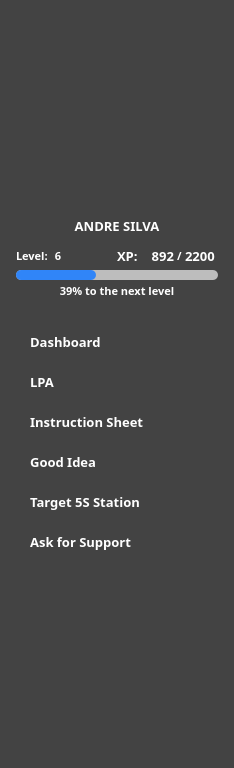
   <widget class="QWidget" name="sidebar" native="true">
    <property name="geometry">
     <rect>
      <x>0</x>
      <y>0</y>
      <width>234</width>
      <height>768</height>
     </rect>
    </property>
    <property name="styleSheet">
     <string notr="true">background-color:rgb(67,67,67);</string>
    </property>
    <widget class="QWidget" name="logo_container" native="true">
     <property name="geometry">
      <rect>
       <x>0</x>
       <y>0</y>
       <width>234</width>
       <height>60</height>
      </rect>
     </property>
     <property name="styleSheet">
      <string notr="true">border-image: url(:/Img/logoaio.png);</string>
     </property>
    </widget>
    <widget class="QFrame" name="usercard">
     <property name="geometry">
      <rect>
       <x>0</x>
       <y>60</y>
       <width>231</width>
       <height>250</height>
      </rect>
     </property>
     <property name="styleSheet">
      <string notr="true">border:none;</string>
     </property>
     <property name="frameShape">
      <enum>QFrame::StyledPanel</enum>
     </property>
     <property name="frameShadow">
      <enum>QFrame::Raised</enum>
     </property>
     <widget class="QWidget" name="avatar" native="true">
      <property name="geometry">
       <rect>
        <x>57</x>
        <y>25</y>
        <width>120</width>
        <height>120</height>
       </rect>
      </property>
      <property name="styleSheet">
       <string notr="true">border-image: url(:/Img/Avatar.png);
border-radius:60px;</string>
      </property>
     </widget>
     <widget class="QLabel" name="value_name">
      <property name="geometry">
       <rect>
        <x>0</x>
        <y>150</y>
        <width>234</width>
        <height>31</height>
       </rect>
      </property>
      <property name="font">
       <font>
        <family>PibotoLt</family>
        <pointsize>10</pointsize>
        <weight>75</weight>
        <bold>true</bold>
       </font>
      </property>
      <property name="styleSheet">
       <string notr="true">color: white;</string>
      </property>
      <property name="text">
       <string>ANDRE SILVA</string>
      </property>
      <property name="alignment">
       <set>Qt::AlignCenter</set>
      </property>
     </widget>
     <widget class="QWidget" name="bar_atual" native="true">
      <property name="geometry">
       <rect>
        <x>16</x>
        <y>210</y>
        <width>202</width>
        <height>10</height>
       </rect>
      </property>
      <property name="styleSheet">
       <string notr="true">background-color:rgba(220,220,220,0.8);border-radius:5px;</string>
      </property>
     </widget>
     <widget class="QWidget" name="bar_total" native="true">
      <property name="geometry">
       <rect>
        <x>16</x>
        <y>210</y>
        <width>80</width>
        <height>10</height>
       </rect>
      </property>
      <property name="styleSheet">
       <string notr="true">background-color:rgb(48,133,248);border-radius:5px;</string>
      </property>
     </widget>
     <widget class="QLabel" name="progress">
      <property name="geometry">
       <rect>
        <x>0</x>
        <y>215</y>
        <width>234</width>
        <height>31</height>
       </rect>
      </property>
      <property name="font">
       <font>
        <family>PibotoLt</family>
        <pointsize>8</pointsize>
        <weight>75</weight>
        <bold>true</bold>
       </font>
      </property>
      <property name="styleSheet">
       <string notr="true">background-color:transparent;color: white;</string>
      </property>
      <property name="text">
       <string>39% to the next level</string>
      </property>
      <property name="alignment">
       <set>Qt::AlignCenter</set>
      </property>
     </widget>
     <widget class="QLabel" name="lbl_nivel">
      <property name="geometry">
       <rect>
        <x>16</x>
        <y>180</y>
        <width>40</width>
        <height>31</height>
       </rect>
      </property>
      <property name="font">
       <font>
        <family>PibotoLt</family>
        <pointsize>8</pointsize>
        <weight>75</weight>
        <bold>true</bold>
       </font>
      </property>
      <property name="styleSheet">
       <string notr="true">background-color:transparent;color: white;</string>
      </property>
      <property name="text">
       <string>Level:</string>
      </property>
      <property name="alignment">
       <set>Qt::AlignLeading|Qt::AlignLeft|Qt::AlignVCenter</set>
      </property>
     </widget>
     <widget class="QLabel" name="lbl_xp">
      <property name="geometry">
       <rect>
        <x>117</x>
        <y>180</y>
        <width>21</width>
        <height>31</height>
       </rect>
      </property>
      <property name="font">
       <font>
        <family>Yu Gothic UI Semibold</family>
        <pointsize>10</pointsize>
        <weight>75</weight>
        <bold>true</bold>
       </font>
      </property>
      <property name="styleSheet">
       <string notr="true">background-color:transparent;color: white;</string>
      </property>
      <property name="text">
       <string>XP:</string>
      </property>
      <property name="alignment">
       <set>Qt::AlignLeading|Qt::AlignLeft|Qt::AlignVCenter</set>
      </property>
     </widget>
     <widget class="QLabel" name="value_level">
      <property name="geometry">
       <rect>
        <x>52</x>
        <y>180</y>
        <width>80</width>
        <height>31</height>
       </rect>
      </property>
      <property name="font">
       <font>
        <family>PibotoLt</family>
        <pointsize>8</pointsize>
        <weight>75</weight>
        <bold>true</bold>
       </font>
      </property>
      <property name="styleSheet">
       <string notr="true">background-color:transparent;color: white;</string>
      </property>
      <property name="text">
       <string> 6</string>
      </property>
      <property name="alignment">
       <set>Qt::AlignLeading|Qt::AlignLeft|Qt::AlignVCenter</set>
      </property>
     </widget>
     <widget class="QLabel" name="value_xp_atual">
      <property name="geometry">
       <rect>
        <x>133</x>
        <y>180</y>
        <width>41</width>
        <height>31</height>
       </rect>
      </property>
      <property name="font">
       <font>
        <family>Yu Gothic UI Semibold</family>
        <pointsize>10</pointsize>
        <weight>75</weight>
        <bold>true</bold>
       </font>
      </property>
      <property name="styleSheet">
       <string notr="true">background-color:transparent;color: white;</string>
      </property>
      <property name="text">
       <string>892</string>
      </property>
      <property name="alignment">
       <set>Qt::AlignRight|Qt::AlignTrailing|Qt::AlignVCenter</set>
      </property>
     </widget>
     <widget class="QLabel" name="lbl_barra">
      <property name="geometry">
       <rect>
        <x>139</x>
        <y>180</y>
        <width>81</width>
        <height>31</height>
       </rect>
      </property>
      <property name="font">
       <font>
        <family>PibotoLt</family>
        <pointsize>8</pointsize>
        <weight>75</weight>
        <bold>true</bold>
       </font>
      </property>
      <property name="styleSheet">
       <string notr="true">background-color:transparent;color: white;</string>
      </property>
      <property name="text">
       <string>/</string>
      </property>
      <property name="alignment">
       <set>Qt::AlignCenter</set>
      </property>
     </widget>
     <widget class="QLabel" name="value_xp_total">
      <property name="geometry">
       <rect>
        <x>185</x>
        <y>180</y>
        <width>41</width>
        <height>31</height>
       </rect>
      </property>
      <property name="font">
       <font>
        <family>Yu Gothic UI Semibold</family>
        <pointsize>10</pointsize>
        <weight>75</weight>
        <bold>true</bold>
       </font>
      </property>
      <property name="styleSheet">
       <string notr="true">background-color:transparent;color: white;</string>
      </property>
      <property name="text">
       <string>2200</string>
      </property>
      <property name="alignment">
       <set>Qt::AlignLeading|Qt::AlignLeft|Qt::AlignVCenter</set>
      </property>
     </widget>
    </widget>
    <widget class="QFrame" name="sidebar_apps">
     <property name="geometry">
      <rect>
       <x>0</x>
       <y>309</y>
       <width>234</width>
       <height>461</height>
      </rect>
     </property>
     <property name="styleSheet">
      <string notr="true">border:none;</string>
     </property>
     <property name="frameShape">
      <enum>QFrame::StyledPanel</enum>
     </property>
     <property name="frameShadow">
      <enum>QFrame::Raised</enum>
     </property>
     <widget class="QPushButton" name="pushButton">
      <property name="geometry">
       <rect>
        <x>0</x>
        <y>12</y>
        <width>234</width>
        <height>41</height>
       </rect>
      </property>
      <property name="font">
       <font>
        <family>Yu Gothic</family>
        <pointsize>10</pointsize>
        <weight>75</weight>
        <bold>true</bold>
       </font>
      </property>
      <property name="styleSheet">
       <string notr="true">QPushButton {
color:white;text-align:left;padding-left:20px;border:none;
}

QPushButton:hover {
color:white;text-align:left;padding-left:20px;border:none;background-color:rgba(48,133,248,1)
}


</string>
      </property>
      <property name="text">
       <string>   Dashboard</string>
      </property>
      <property name="icon">
       <iconset resource="resources/resources.qrc">
        <normaloff>:/Img/painel-de-controle.png</normaloff>:/Img/painel-de-controle.png</iconset>
      </property>
      <property name="iconSize">
       <size>
        <width>22</width>
        <height>22</height>
       </size>
      </property>
     </widget>
     <widget class="QPushButton" name="pushButton_2">
      <property name="geometry">
       <rect>
        <x>0</x>
        <y>52</y>
        <width>234</width>
        <height>41</height>
       </rect>
      </property>
      <property name="font">
       <font>
        <family>Yu Gothic</family>
        <pointsize>10</pointsize>
        <weight>75</weight>
        <bold>true</bold>
       </font>
      </property>
      <property name="styleSheet">
       <string notr="true">QPushButton {
color:white;text-align:left;padding-left:20px;border:none;
}

QPushButton:hover {
color:white;text-align:left;padding-left:20px;border:none;background-color:rgba(48,133,248,1)
}


</string>
      </property>
      <property name="text">
       <string>   LPA</string>
      </property>
      <property name="icon">
       <iconset resource="resources/resources.qrc">
        <normaloff>:/Img/lista.png</normaloff>:/Img/lista.png</iconset>
      </property>
      <property name="iconSize">
       <size>
        <width>22</width>
        <height>22</height>
       </size>
      </property>
     </widget>
     <widget class="QPushButton" name="pushButton_3">
      <property name="geometry">
       <rect>
        <x>0</x>
        <y>92</y>
        <width>234</width>
        <height>41</height>
       </rect>
      </property>
      <property name="font">
       <font>
        <family>Yu Gothic</family>
        <pointsize>10</pointsize>
        <weight>75</weight>
        <bold>true</bold>
       </font>
      </property>
      <property name="styleSheet">
       <string notr="true">QPushButton {
color:white;text-align:left;padding-left:20px;border:none;
}

QPushButton:hover {
color:white;text-align:left;padding-left:20px;border:none;background-color:rgba(48,133,248,1)
}


</string>
      </property>
      <property name="text">
       <string>   Instruction Sheet</string>
      </property>
      <property name="icon">
       <iconset resource="resources/resources.qrc">
        <normaloff>:/Img/estrategia.png</normaloff>:/Img/estrategia.png</iconset>
      </property>
      <property name="iconSize">
       <size>
        <width>22</width>
        <height>22</height>
       </size>
      </property>
     </widget>
     <widget class="QPushButton" name="pushButton_4">
      <property name="geometry">
       <rect>
        <x>0</x>
        <y>132</y>
        <width>234</width>
        <height>41</height>
       </rect>
      </property>
      <property name="font">
       <font>
        <family>Yu Gothic</family>
        <pointsize>10</pointsize>
        <weight>75</weight>
        <bold>true</bold>
       </font>
      </property>
      <property name="styleSheet">
       <string notr="true">QPushButton {
color:white;text-align:left;padding-left:20px;border:none;
}

QPushButton:hover {
color:white;text-align:left;padding-left:20px;border:none;background-color:rgba(48,133,248,1)
}


</string>
      </property>
      <property name="text">
       <string>   Good Idea</string>
      </property>
      <property name="icon">
       <iconset resource="resources/resources.qrc">
        <normaloff>:/Img/ideia.png</normaloff>:/Img/ideia.png</iconset>
      </property>
      <property name="iconSize">
       <size>
        <width>22</width>
        <height>22</height>
       </size>
      </property>
     </widget>
     <widget class="QPushButton" name="pushButton_5">
      <property name="geometry">
       <rect>
        <x>0</x>
        <y>212</y>
        <width>234</width>
        <height>41</height>
       </rect>
      </property>
      <property name="font">
       <font>
        <family>Yu Gothic</family>
        <pointsize>10</pointsize>
        <weight>75</weight>
        <bold>true</bold>
       </font>
      </property>
      <property name="styleSheet">
       <string notr="true">QPushButton {
color:white;text-align:left;padding-left:20px;border:none;
}

QPushButton:hover {
color:white;text-align:left;padding-left:20px;border:none;background-color:rgba(48,133,248,1)
}


</string>
      </property>
      <property name="text">
       <string>   Ask for Support</string>
      </property>
      <property name="icon">
       <iconset resource="resources/resources.qrc">
        <normaloff>:/Img/bxs-watch-alt.png</normaloff>:/Img/bxs-watch-alt.png</iconset>
      </property>
      <property name="iconSize">
       <size>
        <width>22</width>
        <height>22</height>
       </size>
      </property>
     </widget>
     <widget class="QPushButton" name="pushButton_6">
      <property name="geometry">
       <rect>
        <x>0</x>
        <y>172</y>
        <width>234</width>
        <height>41</height>
       </rect>
      </property>
      <property name="font">
       <font>
        <family>Yu Gothic</family>
        <pointsize>10</pointsize>
        <weight>75</weight>
        <bold>true</bold>
       </font>
      </property>
      <property name="styleSheet">
       <string notr="true">QPushButton {
color:white;text-align:left;padding-left:20px;border:none;
}

QPushButton:hover {
color:white;text-align:left;padding-left:20px;border:none;background-color:rgba(48,133,248,1)
}


</string>
      </property>
      <property name="text">
       <string>   Target 5S Station</string>
      </property>
      <property name="icon">
       <iconset resource="resources/resources.qrc">
        <normaloff>:/Img/posto-de-trabalho.png</normaloff>:/Img/posto-de-trabalho.png</iconset>
      </property>
      <property name="iconSize">
       <size>
        <width>22</width>
        <height>22</height>
       </size>
      </property>
     </widget>
     <zorder>pushButton</zorder>
     <zorder>pushButton_3</zorder>
     <zorder>pushButton_6</zorder>
     <zorder>pushButton_2</zorder>
     <zorder>pushButton_5</zorder>
     <zorder>pushButton_4</zorder>
    </widget>
   </widget>
